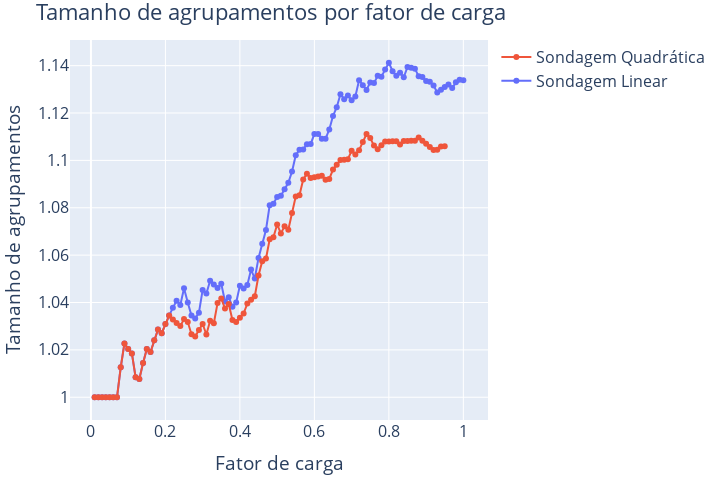

The cell this chart's notebook holds for it:
### Code cell
runs = experiments["in_max"].items()
plot_line(
    runs,
    "load_factor",
    "groups_mean",
    title="Tamanho de agrupamentos por fator de carga",
    xaxis_title="Fator de carga",
    yaxis_title="Tamanho de agrupamentos",
)

### Figure 1 — Plotly figure (JSON) as saved in the notebook; plotly's stock layout.template omitted (floating-point values rounded to 4 significant figures)
{"data": [{"line": {"color": "#636EFA"}, "mode": "lines+markers", "name": "Sondagem Linear", "type": "scatter", "x": [0.01, 0.02, 0.03, 0.04, 0.05, 0.06, 0.07, 0.08, 0.09, 0.1, 0.11, 0.12, 0.13, 0.14, 0.15, 0.16, 0.17, 0.18, 0.19, 0.2, 0.21, 0.22, 0.23, 0.24, 0.25, 0.26, 0.27, 0.28, 0.29, 0.3, 0.31, 0.32, 0.33, 0.34, 0.35, 0.36, 0.37, 0.38, 0.39, 0.4, 0.41, 0.42, 0.43, 0.44, 0.45, 0.46, 0.47, 0.48, 0.49, 0.5, 0.51, 0.52, 0.53, 0.54, 0.55, 0.56, 0.57, 0.58, 0.59, 0.6, 0.61, 0.62, 0.63, 0.64, 0.65, 0.66, 0.67, 0.68, 0.69, 0.7, 0.71, 0.72, 0.73, 0.74, 0.75, 0.76, 0.77, 0.78, 0.79, 0.8, 0.81, 0.82, 0.83, 0.84, 0.85, 0.86, 0.87, 0.88, 0.89, 0.9, 0.91, 0.92, 0.93, 0.94, 0.95, 0.96, 0.97, 0.98, 0.99, 1], "y": [1, 1, 1, 1, 1, 1, 1, 1.013, 1.023, 1.02, 1.019, 1.008, 1.008, 1.014, 1.02, 1.019, 1.024, 1.029, 1.027, 1.031, 1.034, 1.038, 1.041, 1.039, 1.046, 1.04, 1.034, 1.033, 1.036, 1.045, 1.044, 1.049, 1.048, 1.046, 1.048, 1.04, 1.042, 1.038, 1.04, 1.047, 1.046, 1.047, 1.054, 1.05, 1.059, 1.065, 1.071, 1.081, 1.082, 1.085, 1.085, 1.088, 1.091, 1.095, 1.102, 1.105, 1.105, 1.107, 1.107, 1.111, 1.111, 1.109, 1.109, 1.113, 1.119, 1.122, 1.128, 1.126, 1.127, 1.125, 1.127, 1.134, 1.132, 1.13, 1.133, 1.133, 1.136, 1.135, 1.138, 1.141, 1.138, 1.136, 1.137, 1.135, 1.139, 1.139, 1.139, 1.135, 1.135, 1.133, 1.133, 1.132, 1.129, 1.13, 1.131, 1.132, 1.131, 1.133, 1.134, 1.134]}, {"line": {"width": 0}, "mode": "lines", "name": "Sondagem Linear upper", "showlegend": false, "type": "scatter", "x": [0.01, 0.02, 0.03, 0.04, 0.05, 0.06, 0.07, 0.08, 0.09, 0.1, 0.11, 0.12, 0.13, 0.14, 0.15, 0.16, 0.17, 0.18, 0.19, 0.2, 0.21, 0.22, 0.23, 0.24, 0.25, 0.26, 0.27, 0.28, 0.29, 0.3, 0.31, 0.32, 0.33, 0.34, 0.35, 0.36, 0.37, 0.38, 0.39, 0.4, 0.41, 0.42, 0.43, 0.44, 0.45, 0.46, 0.47, 0.48, 0.49, 0.5, 0.51, 0.52, 0.53, 0.54, 0.55, 0.56, 0.57, 0.58, 0.59, 0.6, 0.61, 0.62, 0.63, 0.64, 0.65, 0.66, 0.67, 0.68, 0.69, 0.7, 0.71, 0.72, 0.73, 0.74, 0.75, 0.76, 0.77, 0.78, 0.79, 0.8, 0.81, 0.82, 0.83, 0.84, 0.85, 0.86, 0.87, 0.88, 0.89, 0.9, 0.91, 0.92, 0.93, 0.94, 0.95, 0.96, 0.97, 0.98, 0.99, 1], "y": [null, null, null, null, null, null, null, null, null, null, null, null, null, null, null, null, null, null, null, null, null, null, null, null, null, null, null, null, null, null, null, null, null, null, null, null, null, null, null, null, null, null, null, null, null, null, null, null, null, null, null, null, null, null, null, null, null, null, null, null, null, null, null, null, null, null, null, null, null, null, null, null, null, null, null, null, null, null, null, null, null, null, null, null, null, null, null, null, null, null, null, null, null, null, null, null, null, null, null, null]}, {"fill": "tonexty", "fillcolor": "rgba(99, 110, 250, 0.30)", "line": {"width": 0}, "mode": "lines", "name": "Sondagem Linear lower", "showlegend": false, "type": "scatter", "x": [0.01, 0.02, 0.03, 0.04, 0.05, 0.06, 0.07, 0.08, 0.09, 0.1, 0.11, 0.12, 0.13, 0.14, 0.15, 0.16, 0.17, 0.18, 0.19, 0.2, 0.21, 0.22, 0.23, 0.24, 0.25, 0.26, 0.27, 0.28, 0.29, 0.3, 0.31, 0.32, 0.33, 0.34, 0.35, 0.36, 0.37, 0.38, 0.39, 0.4, 0.41, 0.42, 0.43, 0.44, 0.45, 0.46, 0.47, 0.48, 0.49, 0.5, 0.51, 0.52, 0.53, 0.54, 0.55, 0.56, 0.57, 0.58, 0.59, 0.6, 0.61, 0.62, 0.63, 0.64, 0.65, 0.66, 0.67, 0.68, 0.69, 0.7, 0.71, 0.72, 0.73, 0.74, 0.75, 0.76, 0.77, 0.78, 0.79, 0.8, 0.81, 0.82, 0.83, 0.84, 0.85, 0.86, 0.87, 0.88, 0.89, 0.9, 0.91, 0.92, 0.93, 0.94, 0.95, 0.96, 0.97, 0.98, 0.99, 1], "y": [null, null, null, null, null, null, null, null, null, null, null, null, null, null, null, null, null, null, null, null, null, null, null, null, null, null, null, null, null, null, null, null, null, null, null, null, null, null, null, null, null, null, null, null, null, null, null, null, null, null, null, null, null, null, null, null, null, null, null, null, null, null, null, null, null, null, null, null, null, null, null, null, null, null, null, null, null, null, null, null, null, null, null, null, null, null, null, null, null, null, null, null, null, null, null, null, null, null, null, null]}, {"line": {"color": "#EF553B"}, "mode": "lines+markers", "name": "Sondagem Quadrática", "type": "scatter", "x": [0.01, 0.02, 0.03, 0.04, 0.05, 0.06, 0.07, 0.08, 0.09, 0.1, 0.11, 0.12, 0.13, 0.14, 0.15, 0.16, 0.17, 0.18, 0.19, 0.2, 0.21, 0.22, 0.23, 0.24, 0.25, 0.26, 0.27, 0.28, 0.29, 0.3, 0.31, 0.32, 0.33, 0.34, 0.35, 0.36, 0.37, 0.38, 0.39, 0.4, 0.41, 0.42, 0.43, 0.44, 0.45, 0.46, 0.47, 0.48, 0.49, 0.5, 0.51, 0.52, 0.53, 0.54, 0.55, 0.56, 0.57, 0.58, 0.59, 0.6, 0.61, 0.62, 0.63, 0.64, 0.65, 0.66, 0.67, 0.68, 0.69, 0.7, 0.71, 0.72, 0.73, 0.74, 0.75, 0.76, 0.77, 0.78, 0.79, 0.8, 0.81, 0.82, 0.83, 0.84, 0.85, 0.86, 0.87, 0.88, 0.89, 0.9, 0.91, 0.92, 0.93, 0.94, 0.95], "y": [1, 1, 1, 1, 1, 1, 1, 1.013, 1.023, 1.02, 1.019, 1.008, 1.008, 1.014, 1.02, 1.019, 1.024, 1.029, 1.027, 1.031, 1.034, 1.033, 1.031, 1.03, 1.033, 1.032, 1.027, 1.026, 1.028, 1.031, 1.026, 1.032, 1.031, 1.04, 1.042, 1.037, 1.039, 1.033, 1.032, 1.034, 1.035, 1.04, 1.041, 1.043, 1.051, 1.057, 1.059, 1.067, 1.068, 1.073, 1.069, 1.072, 1.071, 1.078, 1.085, 1.085, 1.092, 1.094, 1.093, 1.093, 1.093, 1.093, 1.092, 1.092, 1.096, 1.098, 1.1, 1.1, 1.1, 1.104, 1.102, 1.104, 1.108, 1.111, 1.109, 1.106, 1.105, 1.106, 1.108, 1.108, 1.108, 1.108, 1.107, 1.108, 1.108, 1.108, 1.108, 1.11, 1.108, 1.107, 1.106, 1.104, 1.105, 1.106, 1.106]}, {"line": {"width": 0}, "mode": "lines", "name": "Sondagem Quadrática upper", "showlegend": false, "type": "scatter", "x": [0.01, 0.02, 0.03, 0.04, 0.05, 0.06, 0.07, 0.08, 0.09, 0.1, 0.11, 0.12, 0.13, 0.14, 0.15, 0.16, 0.17, 0.18, 0.19, 0.2, 0.21, 0.22, 0.23, 0.24, 0.25, 0.26, 0.27, 0.28, 0.29, 0.3, 0.31, 0.32, 0.33, 0.34, 0.35, 0.36, 0.37, 0.38, 0.39, 0.4, 0.41, 0.42, 0.43, 0.44, 0.45, 0.46, 0.47, 0.48, 0.49, 0.5, 0.51, 0.52, 0.53, 0.54, 0.55, 0.56, 0.57, 0.58, 0.59, 0.6, 0.61, 0.62, 0.63, 0.64, 0.65, 0.66, 0.67, 0.68, 0.69, 0.7, 0.71, 0.72, 0.73, 0.74, 0.75, 0.76, 0.77, 0.78, 0.79, 0.8, 0.81, 0.82, 0.83, 0.84, 0.85, 0.86, 0.87, 0.88, 0.89, 0.9, 0.91, 0.92, 0.93, 0.94, 0.95], "y": [null, null, null, null, null, null, null, null, null, null, null, null, null, null, null, null, null, null, null, null, null, null, null, null, null, null, null, null, null, null, null, null, null, null, null, null, null, null, null, null, null, null, null, null, null, null, null, null, null, null, null, null, null, null, null, null, null, null, null, null, null, null, null, null, null, null, null, null, null, null, null, null, null, null, null, null, null, null, null, null, null, null, null, null, null, null, null, null, null, null, null, null, null, null, null]}, {"fill": "tonexty", "fillcolor": "rgba(239, 85, 59, 0.30)", "line": {"width": 0}, "mode": "lines", "name": "Sondagem Quadrática lower", "showlegend": false, "type": "scatter", "x": [0.01, 0.02, 0.03, 0.04, 0.05, 0.06, 0.07, 0.08, 0.09, 0.1, 0.11, 0.12, 0.13, 0.14, 0.15, 0.16, 0.17, 0.18, 0.19, 0.2, 0.21, 0.22, 0.23, 0.24, 0.25, 0.26, 0.27, 0.28, 0.29, 0.3, 0.31, 0.32, 0.33, 0.34, 0.35, 0.36, 0.37, 0.38, 0.39, 0.4, 0.41, 0.42, 0.43, 0.44, 0.45, 0.46, 0.47, 0.48, 0.49, 0.5, 0.51, 0.52, 0.53, 0.54, 0.55, 0.56, 0.57, 0.58, 0.59, 0.6, 0.61, 0.62, 0.63, 0.64, 0.65, 0.66, 0.67, 0.68, 0.69, 0.7, 0.71, 0.72, 0.73, 0.74, 0.75, 0.76, 0.77, 0.78, 0.79, 0.8, 0.81, 0.82, 0.83, 0.84, 0.85, 0.86, 0.87, 0.88, 0.89, 0.9, 0.91, 0.92, 0.93, 0.94, 0.95], "y": [null, null, null, null, null, null, null, null, null, null, null, null, null, null, null, null, null, null, null, null, null, null, null, null, null, null, null, null, null, null, null, null, null, null, null, null, null, null, null, null, null, null, null, null, null, null, null, null, null, null, null, null, null, null, null, null, null, null, null, null, null, null, null, null, null, null, null, null, null, null, null, null, null, null, null, null, null, null, null, null, null, null, null, null, null, null, null, null, null, null, null, null, null, null, null]}], "layout": {"font": {"size": 16}, "height": 480, "margin": {"b": 10, "l": 10, "r": 10, "t": 40}, "title": {"text": "Tamanho de agrupamentos por fator de carga"}, "width": 720, "xaxis": {"title": {"text": "Fator de carga"}}, "yaxis": {"title": {"text": "Tamanho de agrupamentos"}}}}
